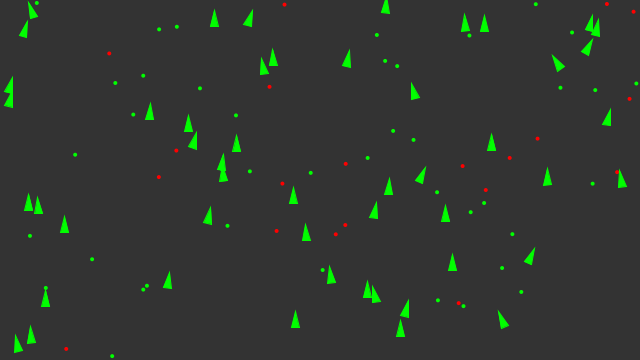
Frame 1 (no input)
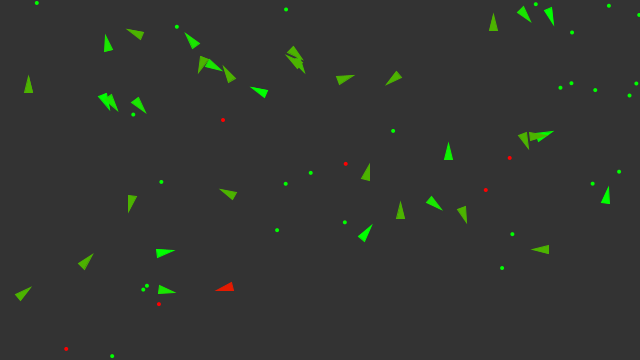
Frame 60 (the mouse pressed at the canvas centre just before this capture)
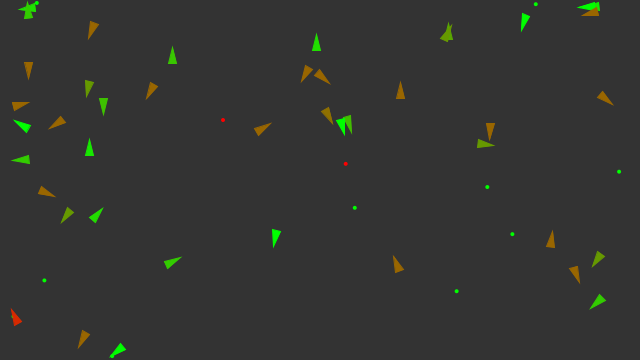
Frame 120 (the mouse held since frame 60 and released just before this capture)

The Processing sketch that drew these frames (run headless with seeded random() and noise(); from frame 60 on, the mouse is pressed at the canvas centre):

// Processing sketch: agario
// ── agario.pde
import java.util.*;

List<Vehicle> vehicles = new ArrayList<Vehicle>();
List<PVector> food = new ArrayList<PVector>();
List<PVector> poison = new ArrayList<PVector>();

boolean debug;

void setup() {
  size(640, 360);
  for (int i = 0; i < 50; i++) {
    float x = random(width);
    float y = random(height);
    vehicles.add(new Vehicle(x, y));
  }

  for (int i = 0; i < 40; i++) {
    float x = random(width);
    float y = random(height);
    food.add(new PVector(x, y));
  }

  for (int i = 0; i < 20; i++) {
    float x = random(width);
    float y = random(height);
    poison.add(new PVector(x, y));
  }
}

void mouseDragged() {
  vehicles.add(new Vehicle(mouseX, mouseY));
}

void draw() {
  background(51);

  if (random(1) < 0.1) {
    float x = random(width);
    float y = random(height);
    food.add(new PVector(x, y));
  }

  if (random(1) < 0.01) {
    float x = random(width);
    float y = random(height);
    poison.add(new PVector(x, y));
  }


  for (int i = 0; i < food.size(); i++) {
    fill(0, 255, 0);
    noStroke();
    ellipse(food.get(i).x, food.get(i).y, 4, 4);
  }

  for (int i = 0; i < poison.size(); i++) {
    fill(255, 0, 0);
    noStroke();
    ellipse(poison.get(i).x, poison.get(i).y, 4, 4);
  }

  for (int i = vehicles.size() - 1; i >= 0; i--) {
    Vehicle v = vehicles.get(i);
    v.boundaries();
    v.behaviors(food, poison);
    v.update();
    v.display();

    Vehicle newVehicle = v.clone();
    if (newVehicle != null) {
      vehicles.add(newVehicle);
    }

    if (v.dead()) {
      food.add(v.position.copy());
      vehicles.remove(i);
    }
  }
}

float mr = 0.01;

class Vehicle {
  PVector acceleration;
  PVector velocity;
  PVector position;
  float r;
  float maxspeed;
  float maxforce;
  float health = 1;
  float dna[];

  Vehicle(float x, float y) {
    this(x, y, null);
  }

  Vehicle(float x, float y, float dna_[]) {
    acceleration = new PVector(0, 0);
    velocity = new PVector(0, -2);
    position = new PVector(x, y);
    r = 4;
    maxspeed = 5;
    maxforce = 0.5;

    health = 1;

    dna = new float[4];
    if (dna_ == null) {
      // Food weight
      dna[0] = random(-2, 2);
      // Poison weight
      dna[1] = random(-2, 2);
      // Food perception
      dna[2] = random(0, 100);
      // Poision Percepton
      dna[3] = random(0, 100);
    } else {
      // Mutation
      dna[0] = dna_[0];
      if (random(1) < mr) {
        dna[0] += random(-0.1, 0.1);
      }
      dna[1] = dna_[1];
      if (random(1) < mr) {
        dna[1] += random(-0.1, 0.1);
      }
      dna[2] = dna_[2];
      if (random(1) < mr) {
        dna[2] += random(-10, 10);
      }
      dna[3] = dna_[3];
      if (random(1) < mr) {
        dna[3] += random(-10, 10);
      }
    }
  }

  // Method to update location
  void update() {
    health -= 0.005;

    // Update velocity
    velocity.add(acceleration);
    // Limit speed
    velocity.limit(maxspeed);
    position.add(velocity);
    // Reset accelerationelertion to 0 each cycle
    acceleration.mult(0);
  }

  void applyForce(PVector force) {
    // We could add mass here if we want A = F / M
    acceleration.add(force);
  }

  void behaviors(List<PVector> good, List<PVector> bad) {
    PVector steerG = eat(good, 0.2, dna[2]);
    PVector steerB = eat(bad, -1, dna[3]);

    steerG.mult(dna[0]);
    steerB.mult(dna[1]);

    applyForce(steerG);
    applyForce(steerB);
  }

  Vehicle clone() {
    if (random(1) < 0.002) {
      return new Vehicle(position.x, position.y, dna);
    } else {
      return null;
    }
  }

  PVector eat(List<PVector> list, float nutrition, float perception) {
    float record = Float.POSITIVE_INFINITY;
    PVector closest = null;
    for (int i = list.size() - 1; i >= 0; i--) {
      float d = position.dist(list.get(i));

      if (d < maxspeed) {
        list.remove(i);
        health += nutrition;
      } else {
        if (d < record && d < perception) {
          record = d;
          closest = list.get(i);
        }
      }
    }

    // This is the moment of eating!

    if (closest != null) {
      return seek(closest);
    }

    return new PVector(0, 0);
  }

  // A method that calculates a steering force towards a target
  // STEER = DESIRED MINUS VELOCITY
  PVector seek(PVector target) {
    PVector desired = PVector.sub(target, position); // A vector pointing from the location to the target

    // Scale to maximum speed
    desired.setMag(maxspeed);

    // Steering = Desired minus velocity
    PVector steer = PVector.sub(desired, velocity);
    steer.limit(maxforce); // Limit to maximum steering force

    return steer;
    //applyForce(steer);
  }

  boolean dead() {
    return health < 0;
  }

  void display() {
    // Draw a triangle rotated in the direction of velocity
    float angle = velocity.heading() + PI / 2;

    pushMatrix();
    translate(position.x, position.y);
    rotate(angle);


    if (debug) {
      strokeWeight(3);
      stroke(0, 255, 0);
      noFill();
      line(0, 0, 0, -dna[0] * 25);
      strokeWeight(2);
      ellipse(0, 0, dna[2] * 2, dna[2] * 2);
      stroke(255, 0, 0);
      line(0, 0, 0, -dna[1] * 25);
      ellipse(0, 0, dna[3] * 2, dna[3] * 2);
    }

    color gr = color(0, 255, 0);
    color rd = color(255, 0, 0);
    color col = lerpColor(rd, gr, health);

    fill(col);
    stroke(col);
    strokeWeight(1);
    beginShape();
    vertex(0, -r * 2);
    vertex(-r, r * 2);
    vertex(r, r * 2);
    endShape(CLOSE);

    popMatrix();
  }


  void boundaries() {
    float d = 25;

    PVector desired = null;

    if (position.x < d) {
      desired = new PVector(maxspeed, velocity.y);
    } else if (position.x > width - d) {
      desired = new PVector(-maxspeed, velocity.y);
    }

    if (position.y < d) {
      desired = new PVector(velocity.x, maxspeed);
    } else if (position.y > height - d) {
      desired = new PVector(velocity.x, -maxspeed);
    }

    if (desired != null) {
      desired.normalize();
      desired.mult(maxspeed);
      PVector steer = PVector.sub(desired, velocity);
      steer.limit(maxforce);
      applyForce(steer);
    }
  }
};
